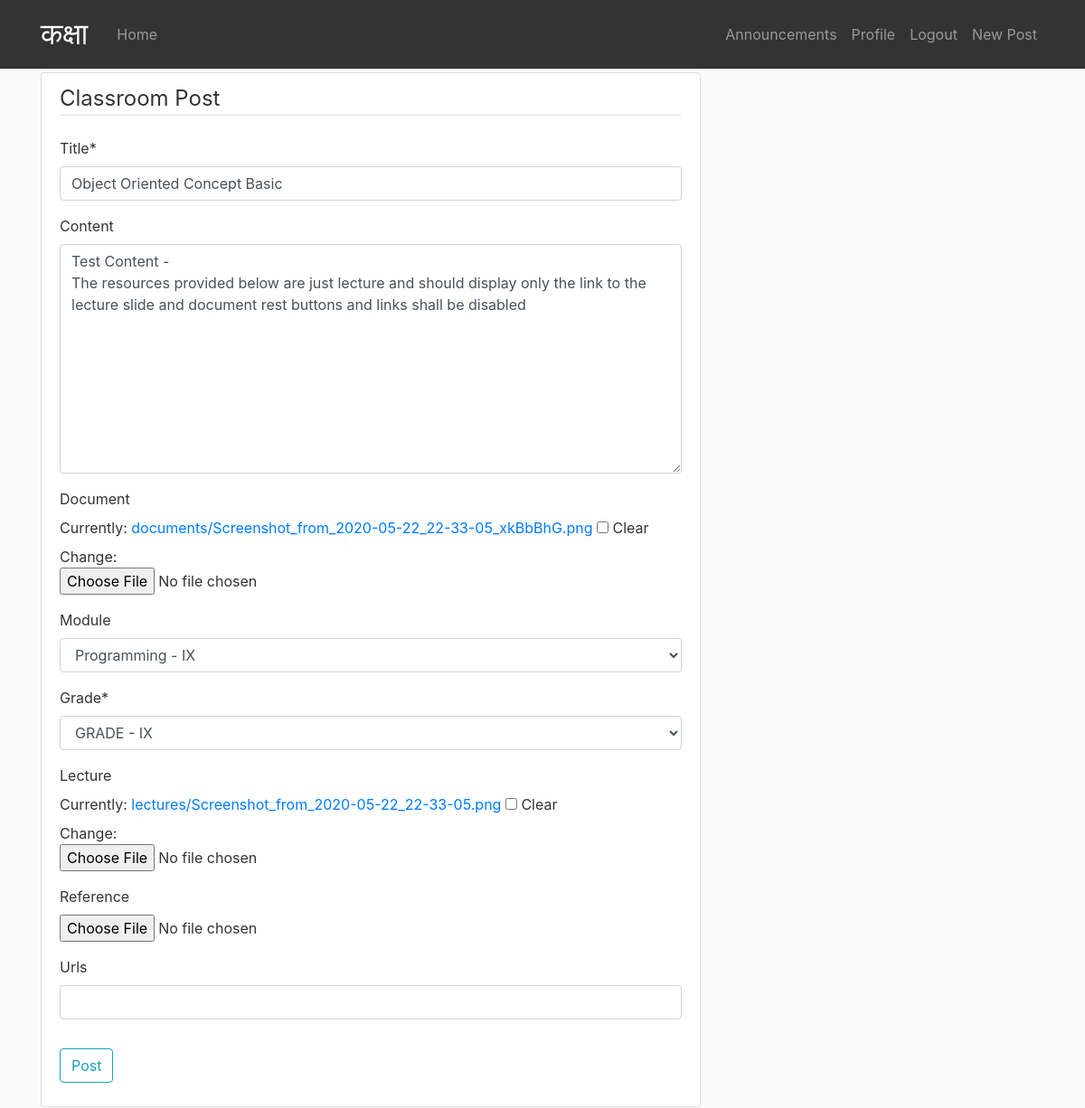
Screenshot of /post/7/update/ (signed in) with the database file from the repository.
### classroom/models.py (models this page shows, shortened)
class Post(models.Model):
    title = models.CharField(max_length=100)
    content = models.TextField(blank=True)
    date_posted = models.DateTimeField(default=timezone.now)
    author = models.ForeignKey(User, on_delete=models.CASCADE)
    module = models.ForeignKey(Module, null=True, blank=True,
                               on_delete=models.CASCADE)
    document = models.FileField(upload_to='documents/', blank=True)
    lecture = models.FileField(upload_to='lectures/', blank=True)
    reference = models.FileField(upload_to='references/', blank=True)
    urls = models.URLField(max_length=100, blank=True)
    uploaded_at = models.DateTimeField(auto_now_add=True)
    grade = models.ForeignKey(Grade, on_delete=models.CASCADE)

### classroom/views.py (the view, shortened to what this page needs)
class PostUpdateView(LoginRequiredMixin, UserPassesTestMixin, UpdateView):
    model = Post
    fields = ['title', 'content', 'document', 'module',
              'grade', 'document', 'lecture', 'reference', 'urls']
    def test_func(self):
        post = self.get_object()
        if self.request.user == post.author:
            return True
        return False

### classroom/models.py (called while the page is built)
    def __str__(self):
        return self.grade_title

    def __str__(self):
        return self.module_title

### classroom/templates/classroom/post_form.html (shortened to what this page needs)
{% extends "classroom/base.html" %}
{% load crispy_forms_tags %}
{% block content %}
    <div class="content-section">
        <form method="POST" enctype="multipart/form-data">
            <fieldset class="form-group">
                <legend class="border-bottom mb-4">Classroom Post</legend>
                {{ form|crispy }}
            </fieldset>
            <div class="form-group">
                <button class="btn btn-outline-info" type="submit">Post</button>
            </div>
        </form>
    </div>
{% endblock content %}

### classroom/static/classroom/main.css (style rules this page uses)
.content-section { background: #ffffff; padding: 10px 20px; border: 1px solid #dddddd; border-radius: 3px; margin-bottom: 20px; }

### rows the page displays
Post: title "Object Oriented Concept Basic", content "Test Content - The resources provided below are just lecture and should display only the link to the lecture slide and document rest buttons and links shall be disabled", module "Programming - IX", grade "GRADE - IX"
